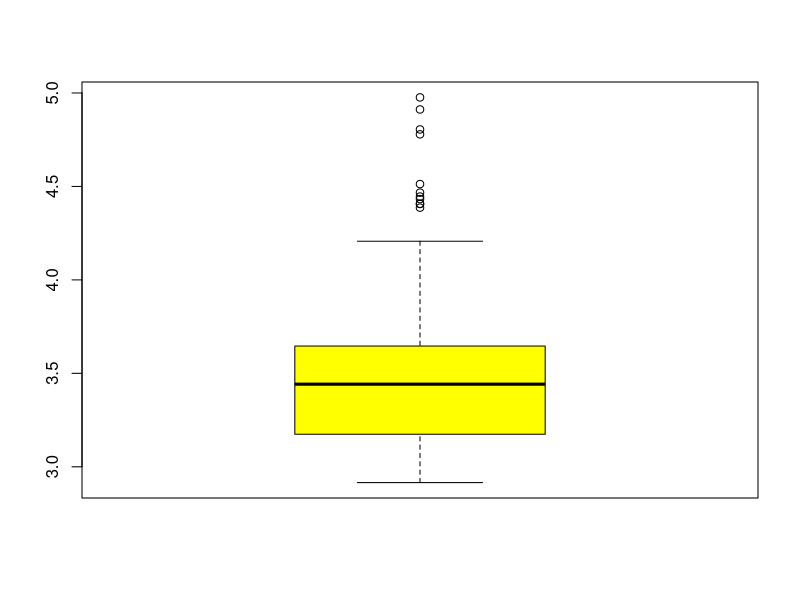

Recreate this plot in R.
## ---- chunk 1
knitr::opts_chunk$set(echo = TRUE)
library("lubridate")
library("hms")
# tinytex::install_tinytex()
all_data <- read.csv("../Mens_And_Womens_Boston_Marathon_Winners.csv")
## ---- chunk 2
all_times <- format(as.POSIXct(strptime(all_data$Time, format="%H:%M:%S")), 
                    format = "%H:%M:%S")

all_times_hms <- as_hms(all_times)

all_times_in_seconds <- seconds(all_times_hms)
all_times_in_minutes <- as.numeric(all_times_in_seconds / 60)

all_speeds <- all_times_in_minutes / all_data$Distance..KM.
## ---- chunk 3
mean_speeds <- mean(all_speeds, na.rm=TRUE)
mean_speeds
## ---- chunk 4
boxplot(all_speeds, type=1, col=c('yellow'))
